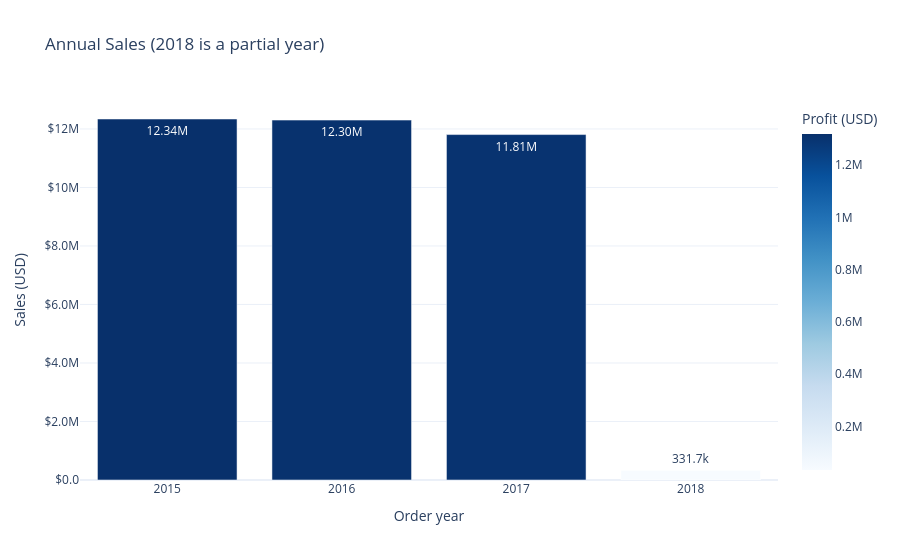

Notebook source saved alongside this figure:
### Code cell
fig = px.bar(
    annual_sales,
    x='Order_Year',
    y='Total_Sales',
    color='Total_Profit',
    text_auto='.4s',
    title='Annual Sales (2018 is a partial year)',
    labels={'Order_Year': 'Order year', 'Total_Sales': 'Sales (USD)', 'Total_Profit': 'Profit (USD)'},
    color_continuous_scale='Blues',
)
fig.update_layout(template='plotly_white', xaxis=dict(dtick=1))
fig.update_yaxes(tickprefix='$', tickformat=',.2s')
fig.show()

### Figure 1 — Plotly figure (JSON) as saved in the notebook; plotly's stock layout.template omitted (floating-point values rounded to 4 significant figures)
{"data": [{"alignmentgroup": "True", "hovertemplate": "Order year=%{x}<br>Sales (USD)=%{y}<br>Profit (USD)=%{marker.color}<extra></extra>", "legendgroup": "", "marker": {"color": [1319000.0, 1310000.0, 1304000.0, 33840.0], "coloraxis": "coloraxis", "pattern": {"shape": ""}}, "name": "", "offsetgroup": "", "orientation": "v", "showlegend": false, "textposition": "auto", "texttemplate": "%{y:.4s}", "type": "bar", "x": [2015, 2016, 2017, 2018], "xaxis": "x", "y": [12340000.0, 12300000.0, 11810000.0, 331700.0], "yaxis": "y"}], "layout": {"barmode": "relative", "coloraxis": {"colorbar": {"title": {"text": "Profit (USD)"}}, "colorscale": [[0, "rgb(247,251,255)"], [0.125, "rgb(222,235,247)"], [0.25, "rgb(198,219,239)"], [0.375, "rgb(158,202,225)"], [0.5, "rgb(107,174,214)"], [0.625, "rgb(66,146,198)"], [0.75, "rgb(33,113,181)"], [0.875, "rgb(8,81,156)"], [1, "rgb(8,48,107)"]]}, "legend": {"tracegroupgap": 0}, "title": {"text": "Annual Sales (2018 is a partial year)"}, "xaxis": {"anchor": "y", "domain": [0, 1], "dtick": 1, "title": {"text": "Order year"}}, "yaxis": {"anchor": "x", "domain": [0, 1], "tickformat": ",.2s", "tickprefix": "$", "title": {"text": "Sales (USD)"}}}}
